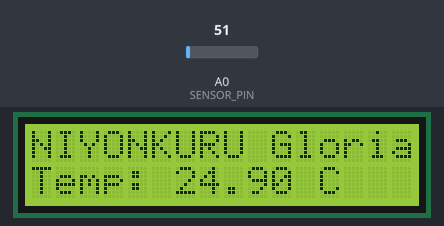
Bench run of a sketch on a simulated Arduino Uno, built with avr-gcc and run on an emulated ATmega328P. Parts: 16×2 character LCD. The inputs (shaded band) are chosen by the test bench; at power-on: A0 (SENSOR_PIN) = 51. What the sketch prints to the serial monitor is not drawn.

Above: at 1.6 s.
1.7 s: A0 (SENSOR_PIN) set to 61
At 3.2 s:
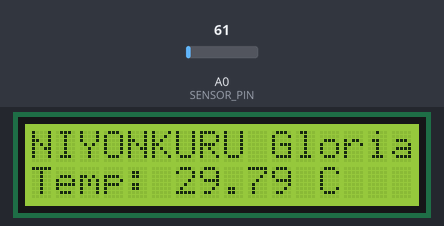
3.5 s: A0 (SENSOR_PIN) set to 71
At 4.8 s:
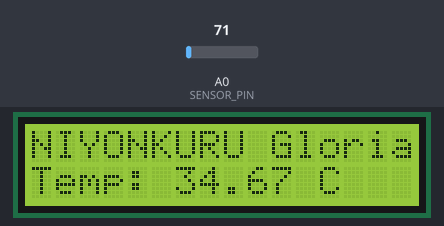
5.5 s: A0 (SENSOR_PIN) set to 86
At 6.4 s:
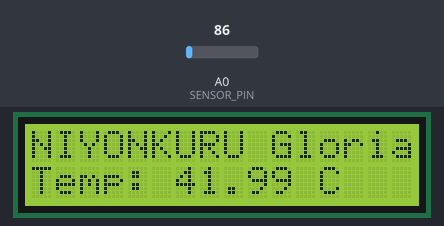
Timing chart, 0 to 8.5 s (numbered marks = the images above; inputs shaded):
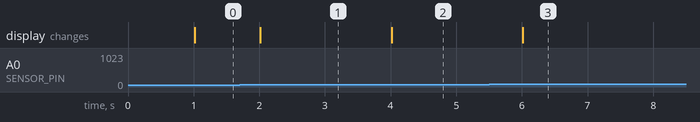

The sketch:

temperature_lcd.ino
```cpp
/*
 * Temperature Reading, LCD Display & Serial Transmission
 * Trade Code: SPE — Embedded Systems Software Integration
 *
 * Hardware:
 *   - Arduino Uno
 *   - LM35 temperature sensor  → Analog pin A0
 *   - 16x2 LCD (I2C, addr 0x27) via SDA=A4, SCL=A5
 *
 * Libraries required:
 *   - LiquidCrystal_I2C  (by Frank de Brabander)
 *   Install via: Sketch → Include Library → Manage Libraries
 */

#include <Wire.h>
#include <LiquidCrystal_I2C.h>

// ── Configuration ─────────────────────────────────────────────
#define SENSOR_PIN      A0          // LM35 analog input
#define BAUD_RATE       9600        // Serial communication speed
#define LCD_ADDR        0x27        // I2C address (try 0x3F if 0x27 fails)
#define LCD_COLS        16
#define LCD_ROWS        2
#define SCROLL_DELAY    350         // ms between scroll steps
#define READ_INTERVAL   1000        // ms between temperature readings

// Candidate name — change this to your actual name
const char CANDIDATE_NAME[] = "NIYONKURU Gloria";

// ── Global state ──────────────────────────────────────────────
LiquidCrystal_I2C lcd(LCD_ADDR, LCD_COLS, LCD_ROWS);

int    nameLength    = 0;
bool   nameScrolls   = false;        // true if name > 16 chars
int    scrollPos     = 0;            // current scroll offset
unsigned long lastScroll = 0;
unsigned long lastRead   = 0;
float  currentTemp   = 0.0;

// ── Setup ──────────────────────────────────────────────────────
void setup() {
  Serial.begin(BAUD_RATE);

  lcd.init();
  lcd.backlight();
  lcd.clear();

  nameLength  = strlen(CANDIDATE_NAME);
  nameScrolls = (nameLength > LCD_COLS);

  // Print static name if it fits; scrolling handled in loop()
  if (!nameScrolls) {
    lcd.setCursor(0, 0);
    lcd.print(CANDIDATE_NAME);
  }

  Serial.println("SPE Temperature Monitor started");
  Serial.println("topic: spe/temperature");
}

// ── Helpers ───────────────────────────────────────────────────

/*
 * Read LM35: output is 10 mV/°C.
 * Arduino Uno: 5 V reference, 1024 steps → 5000 mV / 1024 ≈ 4.883 mV/step
 * Temperature (°C) = analogRead × (5000 / 1024) / 10
 *                  = analogRead × 0.48828
 *
 * For DHT11 replace this function with DHT library calls.
 */
float readTemperature() {
  int raw = analogRead(SENSOR_PIN);
  float millivolts = raw * (5000.0 / 1024.0);
  return millivolts / 10.0;          // convert mV to °C
}

/*
 * Display one 16-character window of the candidate name, starting
 * at character index `scrollPos`.  Pads with spaces on the right
 * so leftover characters from a previous position are erased.
 */
void scrollName() {
  char window[LCD_COLS + 1];
  for (int i = 0; i < LCD_COLS; i++) {
    int idx = scrollPos + i;
    window[i] = (idx < nameLength) ? CANDIDATE_NAME[idx] : ' ';
  }
  window[LCD_COLS] = '\0';

  lcd.setCursor(0, 0);
  lcd.print(window);

  // Advance scroll position; wrap back after a full scroll + blank gap
  // Total scroll range: nameLength + LCD_COLS (creates blank-then-reappear effect)
  scrollPos++;
  if (scrollPos > nameLength) scrollPos = 0;
}

// ── Main loop ─────────────────────────────────────────────────
void loop() {
  unsigned long now = millis();

  // ── Scroll name on row 0 (if needed) ──────────────────────
  if (nameScrolls && (now - lastScroll >= SCROLL_DELAY)) {
    scrollName();
    lastScroll = now;
  }

  // ── Read & display temperature on row 1 ───────────────────
  if (now - lastRead >= READ_INTERVAL) {
    lastRead = now;

    currentTemp = readTemperature();

    // Format: "Temp: 25.60 C"
    lcd.setCursor(0, 1);
    lcd.print("Temp: ");
    lcd.print(currentTemp, 2);
    lcd.print(" C  ");           // trailing spaces clear stale digits

    // ── Serial transmission to PC ────────────────────────────
    // Format: plain numeric value, one reading per line
    // PC program reads this line and publishes to MQTT topic spe/temperature
    Serial.println(currentTemp, 2);
  }
}
```

Measured:
- after the input at 1.7 s, the display: changes after 0.32 s (image 1)
- after the input at 3.5 s, the display: changes after 0.52 s (image 2)
- after the input at 5.5 s, the display: changes after 0.52 s (image 3)
